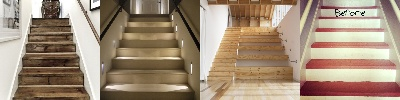
#> input picture CV/MPEG_7_descriptor/2_query.jpeg, 400 x 100 px, given in place of rand.png, which was not available
$ python begin.py   (Python 2 division)
#> lines starting #> are read from the running program, lines starting #| are printed output that depends on the picture; pictures that were not available may be replaced by others from this repository, and a replacement may not be noted
# -*- coding: utf-8 -*-
"""
Created on Tue Apr 07 21:57:15 2015

"""

import os
import cv2
import numpy as np
from matplotlib import pyplot as plt
import argparse
dirname = "./faces"
filename = "rand.png"
img = cv2.imread(os.path.join(dirname, filename))
#> img is the input picture: shape (100, 400, 3); mean B, G, R 121.1, 142.2, 162.3
chans = cv2.split(img)
colors = ("b", "g", "r")
features = []
plt.figure()
plt.title("'Flattened' Color Histogram")
plt.xlabel("Bins")
plt.ylabel("# of Pixels")
for (chan, color) in zip(chans, colors):
    hist = cv2.calcHist([chan], [0], None, [256], [0, 256])
    features.extend(hist)

    # plot the histogram
    plt.plot(hist, color = color)
    plt.xlim([0, 256])
#> this loop made 3 passes
#> color on passes 1 to 3: 'b', 'g', 'r'
#> after the loop, features = 768 items, first 6: [80], [21], [18], [20], [30], [23]
plt.show()
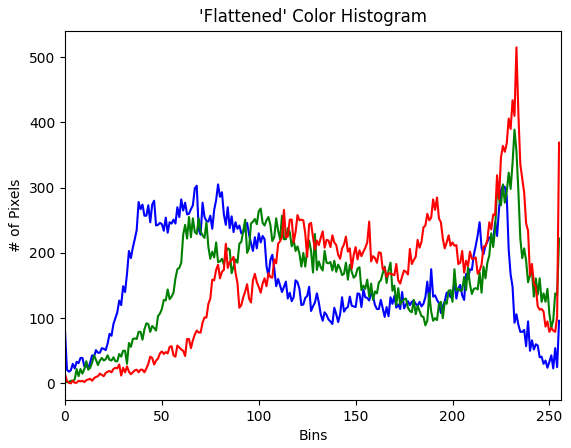
#> figure drawn by matplotlib, 1 panel; curve peaks at x = 79, y = 305; curve peaks at x = 232, y = 389; curve peaks at x = 233, y = 515
print "flattened feature vector size: %d" % (np.array(features).flatten().shape)
#| flattened feature vector size: 768

$ run again, on CV/MPEG_7_descriptor/3_query.jpeg
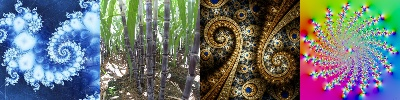
#> input picture CV/MPEG_7_descriptor/3_query.jpeg, 400 x 100 px, given in place of rand.png, which was not available
#> img is the input picture: shape (100, 400, 3); mean B, G, R 114.6, 114.5, 106.9
#> the loop `for (chan, color) in zip(chans, colors):` made 3 passes
#> color on passes 1 to 3: 'b', 'g', 'r'
#> after the loop `for (chan, color) in zip(chans, colors):`: features = 768 items, first 6: [2279], [282], [270], [172], [195], [211]
#> `plt.show()`:
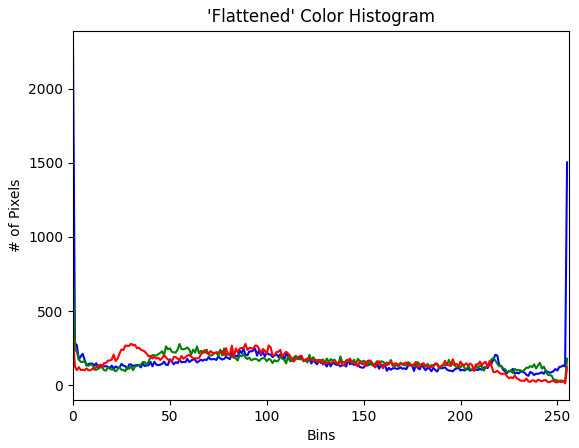
#> figure drawn by matplotlib, 1 panel; curve peaks at x = 0, y = 2279; curve peaks at x = 0, y = 757; curve peaks at x = 0, y = 333
#| flattened feature vector size: 768

$ run again, on CV/MPEG_7_descriptor/4_query.jpeg
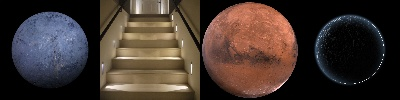
#> input picture CV/MPEG_7_descriptor/4_query.jpeg, 400 x 100 px, given in place of rand.png, which was not available
#> img is the input picture: shape (100, 400, 3); mean B, G, R 47.2, 53.6, 66.6
#> the loop `for (chan, color) in zip(chans, colors):` made 3 passes
#> color on passes 1 to 3: 'b', 'g', 'r'
#> after the loop `for (chan, color) in zip(chans, colors):`: features = 768 items, first 6: [11760], [593], [1766], [528], [568], [347]
#> `plt.show()`:
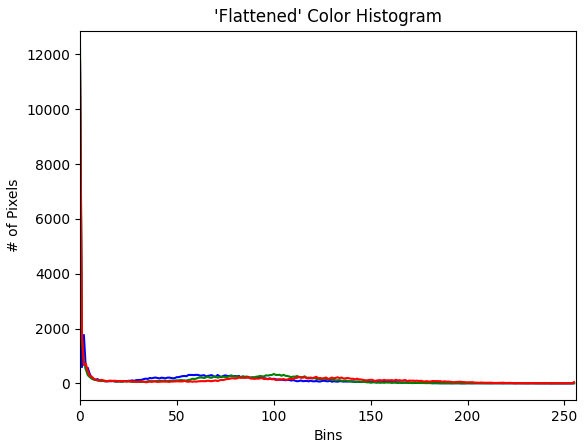
#> figure drawn by matplotlib, 1 panel; curve peaks at x = 0, y = 11760; curve peaks at x = 0, y = 12252; curve peaks at x = 0, y = 11746
#| flattened feature vector size: 768
